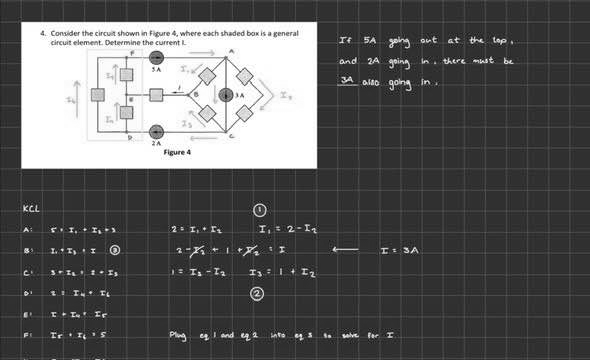
%> input picture Linear Interpolation and Image upsampling/sample.pgm, 590 x 360 px
$ octave up_sample_script.m   (GNU Octave 9; MATLAB toolbox functions it lacks are replaced by stand-ins)
%> lines starting %> are read from the running program, lines starting %| are printed output that depends on the picture; in (x1, y1, x2, y2) boxes, pixels count from 0 and x2, y2 are one past the last pixel; in counts of white or black regions, pixels touching at a corner belong together; the program's own positions count from 1
%> further down, img is the input picture: size 360x590 uint8; min 3, max 255, mean 91.5
%|    360   590
%|   71  71
%|   47  47
### Linear Interpolation and Image upsampling/upSample_func.m
function [outputArray] = upSample_func(inputArray)
imgArray = double(inputArray);
outputArray = zeros(2*size(imgArray));
outputArray(1:2:end, 1:2:end) = inputArray;

% Row interpolation
outputArray(1:2:end, 2:2:end-2) = 0.5 * (outputArray(1:2:end, 1:2:end-3) + outputArray(1:2:end, 3:2:end-1));
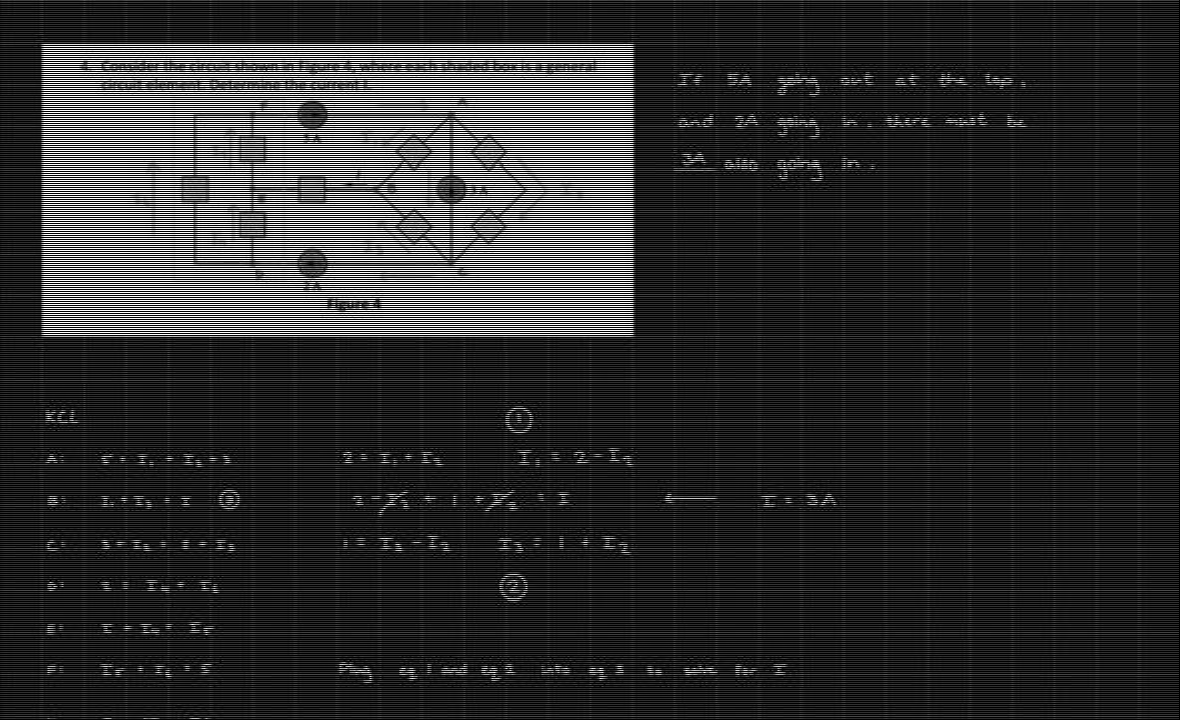
%> outputArray: size 720x1180 double; min 0, max 255, mean 45.7
outputArray(1:2:end, end) = outputArray(1:2:end, end-1);
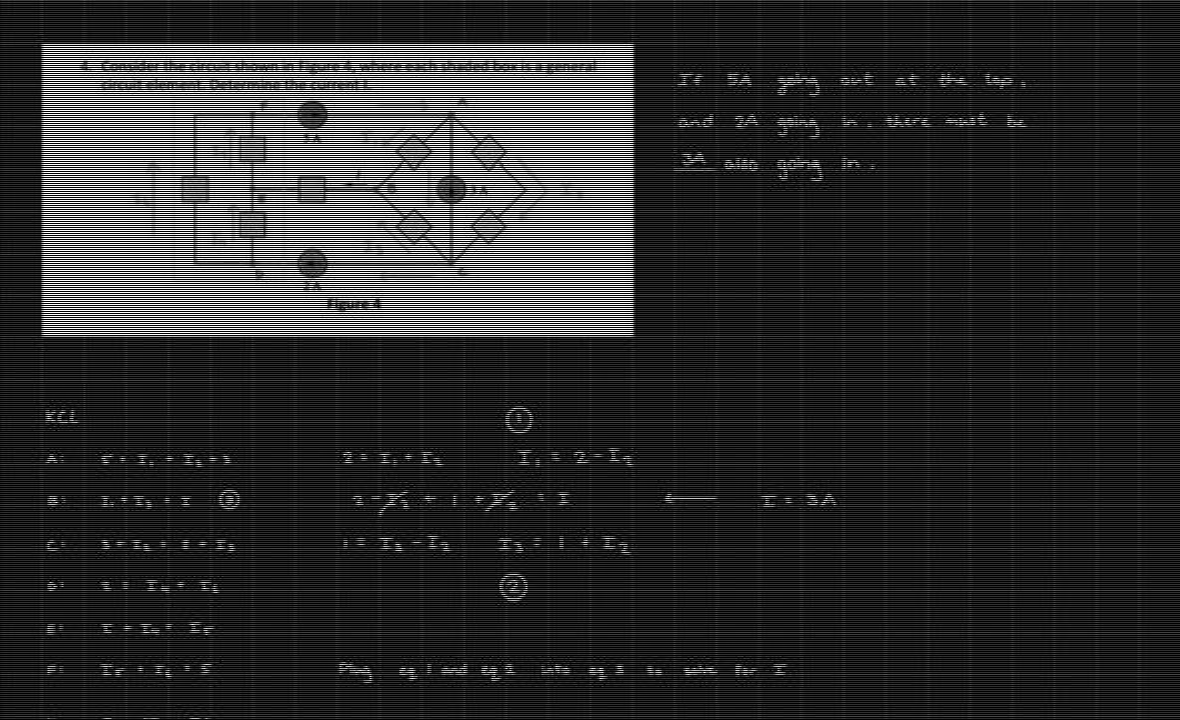
%> outputArray: size 720x1180 double; 0.04% of pixels changed, all inside (x1, y1, x2, y2) = (1179, 0, 1180, 719)

% Column interpolation
outputArray(2:2:end-2, :) = 0.5 * (outputArray(1:2:end-3, :) + outputArray(3:2:end-1, :));
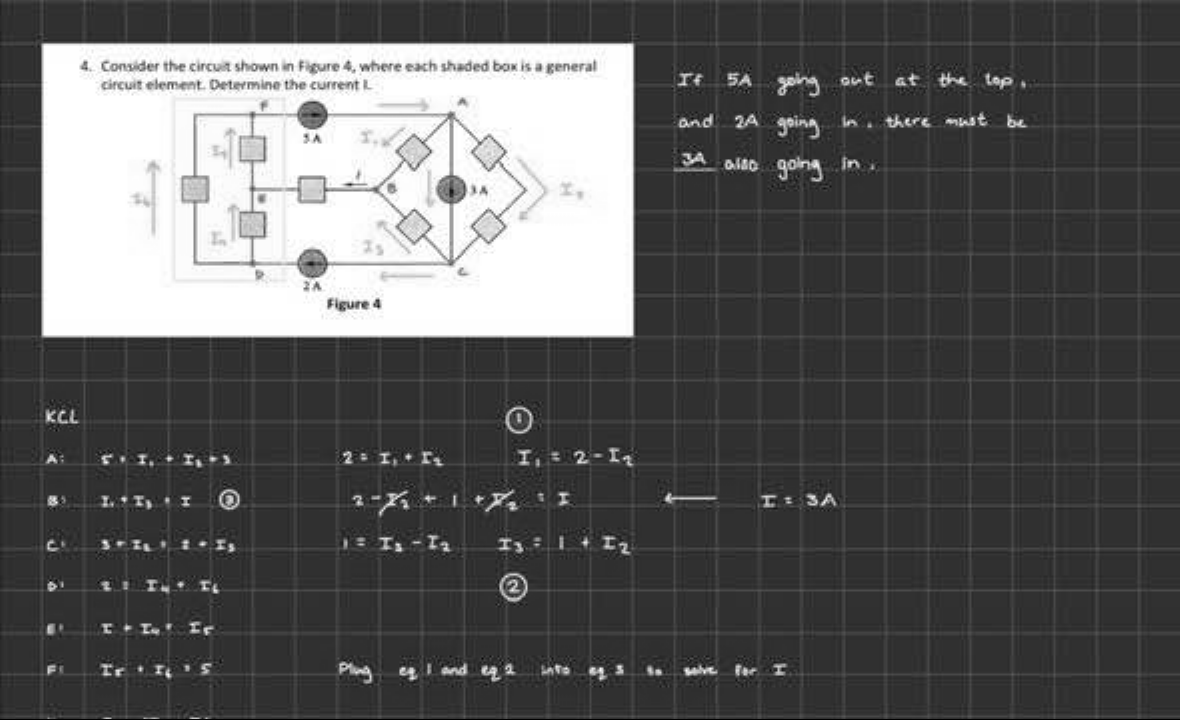
%> outputArray: size 720x1180 double; min 0, max 255, mean 91.4
outputArray(end, :) = outputArray(end-1, :);
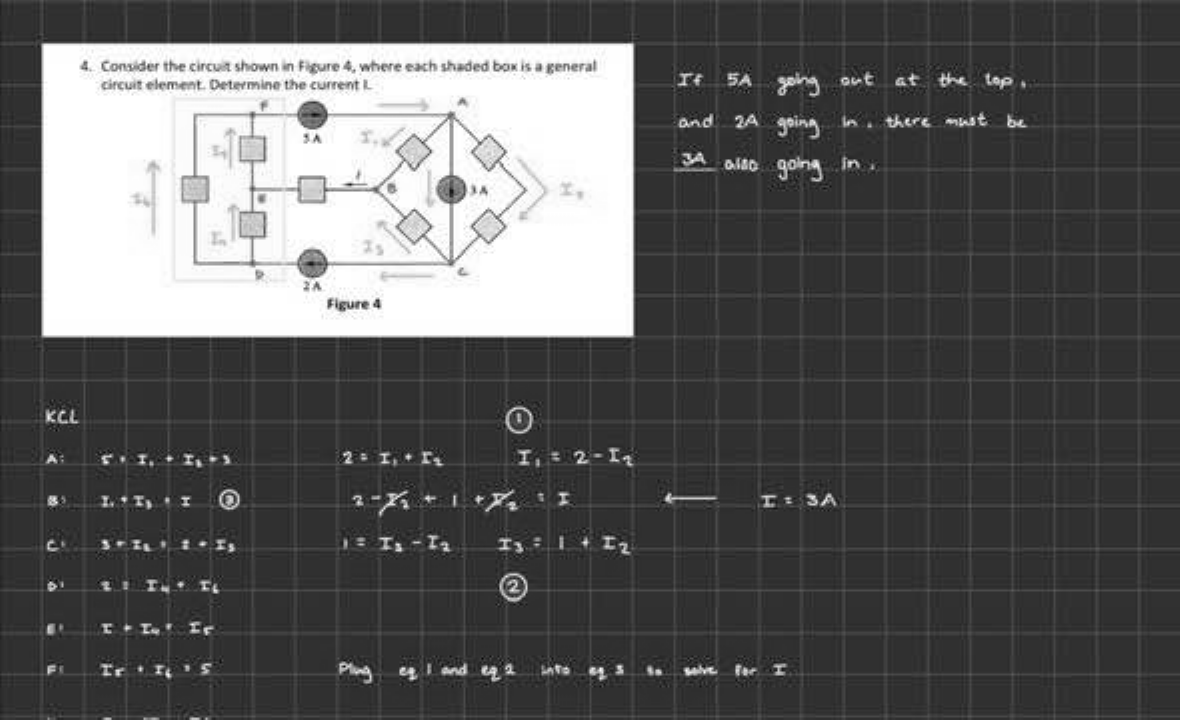
%> outputArray: size 720x1180 double; 0.14% of pixels changed, all inside (x1, y1, x2, y2) = (0, 719, 1180, 720)

outputArray = uint8(outputArray);
%> outputArray: size 720x1180 uint8

end

### Linear Interpolation and Image upsampling/up_sample_script.m
clear all
close all

img = imread('sample.pgm');
figure;
imshow(img);
disp(size(img))
disp(img(end-1:end, end-1:end));

figure;
img2 = upSample_func(img);
imshow(img2);
disp(size(img2))
%|     720   1180
disp(img2(end-3:end, end-3:end));
%|   71  71  71  71
%|   59  59  59  59
%|   47  47  47  47
%|   47  47  47  47
imwrite(img2, ['sample1.pgm']);

figure;
img4 = upSample_func(img2);
%> in upSample_func (call 2), `outputArray(1:2:end, 1:2:end) = inputArray;`:
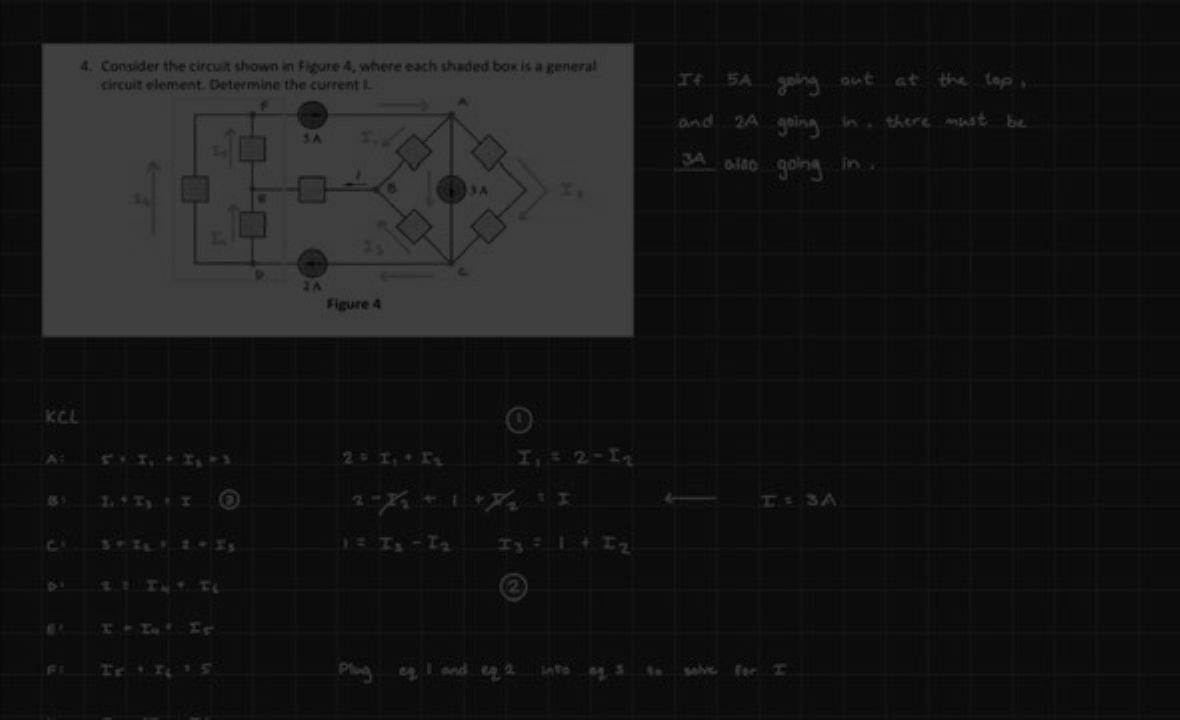
%> outputArray: size 1440x2360 double (shown at 1/2 size); min 0, max 255, mean 22.9
%> in upSample_func (call 2), `outputArray(1:2:end, 2:2:end-2) = 0.5 * (outputArray(1:2:end, 1:2:end-..`:
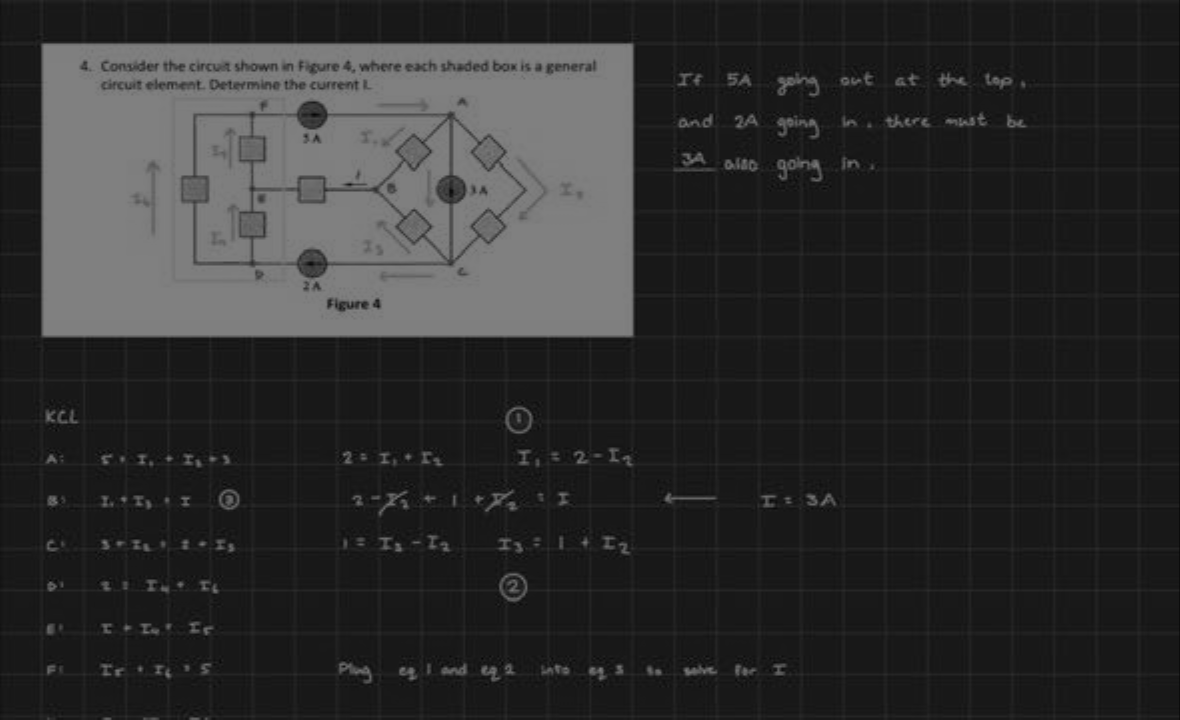
%> outputArray: size 1440x2360 double (shown at 1/2 size); min 0, max 255, mean 45.8
imshow(img4);
disp(size(img4))
%|    1440   2360
disp(img4(end-7:end, end-7:end));
%|   71  71  71  71  71  71  71  71
%|   65  65  65  65  65  65  65  65
%|   59  59  59  59  59  59  59  59
%|   53  53  53  53  53  53  53  53
%|   47  47  47  47  47  47  47  47
%|   47  47  47  47  47  47  47  47
%|   47  47  47  47  47  47  47  47
%|   47  47  47  47  47  47  47  47
imwrite(img4, ['sample3.pgm']);
